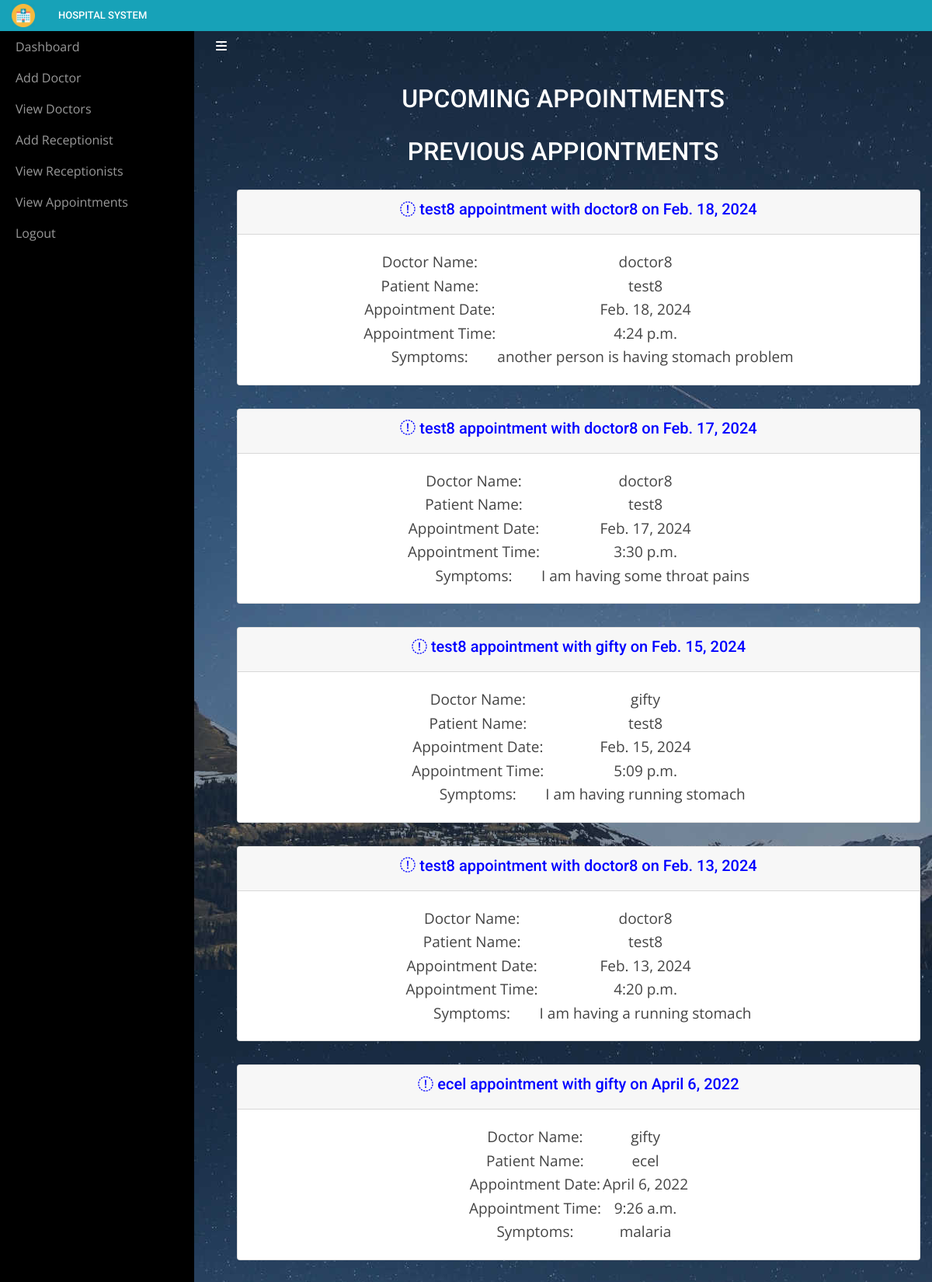
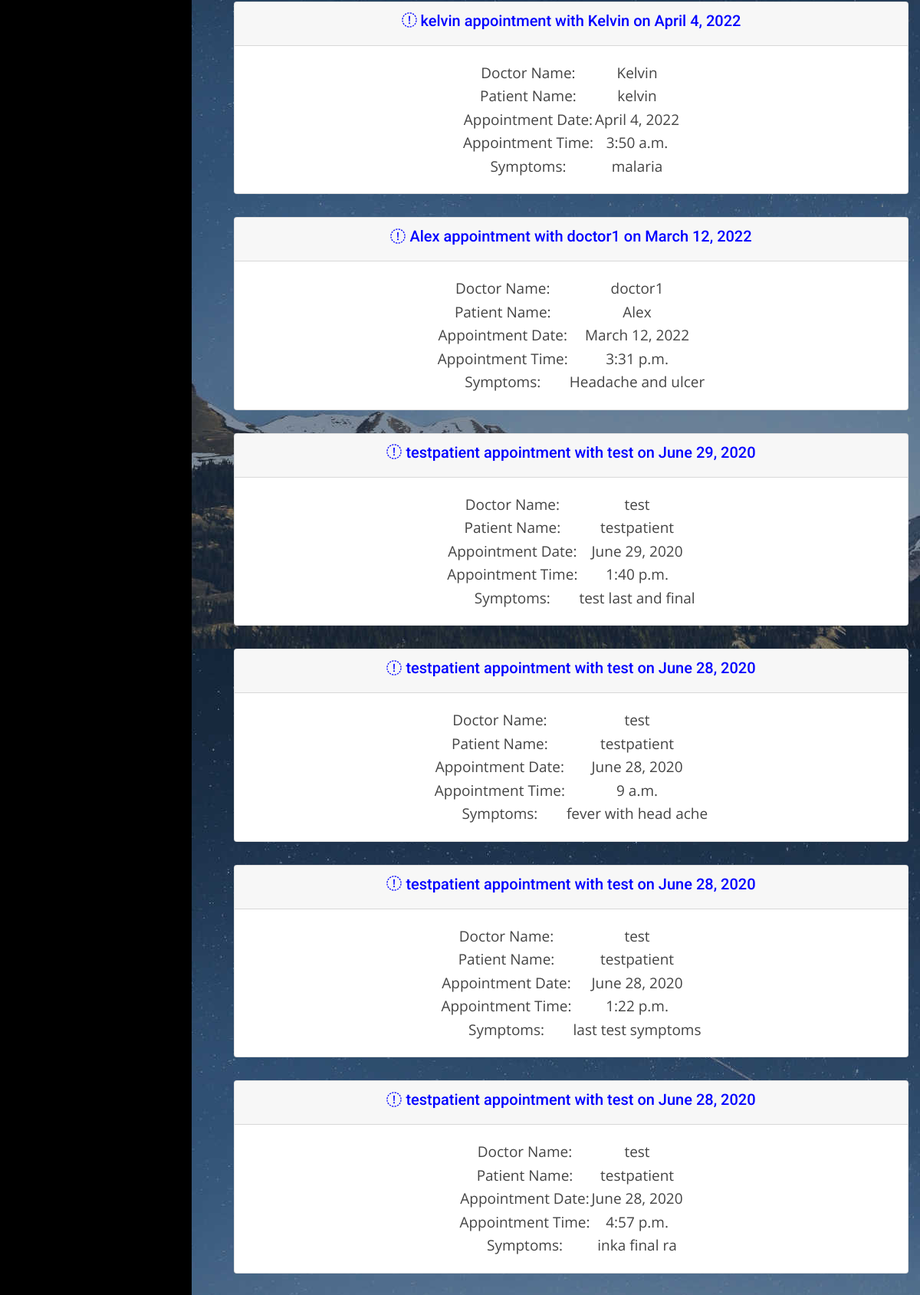
/adminviewAppointment/ (signed in, upper part), run on the app's committed database (2 pictures, top to bottom).
### sitehandler/models.py (models this page shows, shortened)
class Appointment(models.Model):
	doctorname = models.CharField(max_length=50)
	doctoremail = models.EmailField(max_length=50)
	patientname = models.CharField(max_length=50)
	patientemail = models.EmailField(max_length=50)
	appointmentdate = models.DateField(max_length=10)
	appointmenttime = models.TimeField(max_length=10)
	symptoms = models.CharField(max_length=100)
	status = models.BooleanField()
	prescription = models.CharField(max_length=200)

### sitehandler/views.py (the view)
# urls.py: path('adminviewAppointment/',adminviewAppointment,name='adminviewAppointment'),
def adminviewAppointment(request):
    if not request.user.is_staff:
        return redirect('login_admin')
    upcomming_appointments = Appointment.objects.filter(
        appointmentdate__gte=timezone.now(), status=True).order_by('appointmentdate')
    previous_appointments = Appointment.objects.filter(appointmentdate__lt=timezone.now()).order_by(
        '-appointmentdate') | Appointment.objects.filter(status=False).order_by('-appointmentdate')
    d = {"upcomming_appointments": upcomming_appointments,
         "previous_appointments": previous_appointments}
    return render(request, 'adminviewappointments.html', d)

### sitehandler/templates/adminviewappointments.html (shortened to what this page needs)
<!DOCTYPE html>
<html>
<head>
    {% include 'include.html' %}
    {% load static %}
</head>
<body style="background-image: url(&quot;{% static 'img/star-sky.jpg' %}&quot;);">
    {% include 'adminnav.html' %}
    <div id="wrapper">
        {% include 'admin_include.html' %}
        <div class="page-content-wrapper">
            <div class="container-fluid"><a class="btn btn-link" role="button" id="menu-toggle" href="#menu-toggle" style="color: white;"><i class="fa fa-bars"></i></a>
                <h2 class="text-center" style="color: white;">UPCOMING APPOINTMENTS</h2>
                <h2 class="text-center" style="color: white;">PREVIOUS APPIONTMENTS</h2>
                <div class="text-center" role="tablist" id="accordion-2">
                    {% for j in previous_appointments %}
                    <ul class = "collapsible popout text-center" data-collapsible = "accordion">
                        <li class="card">
                            <div class = "card-header collapsible-header">
                                <h5 style="color:blue;"><a><i class="fa fa-calendar-check-o"></i>  {{ j.patientname }} appointment with {{ j.doctorname }} on {{j.appointmentdate}}</a></h5>
                            </div>
                            <div class = "card-body collapsible-body">
                                <table align="center" class="card-text" style="font-size: 19px;">
                                    <tr>
                                        <td>Doctor Name:</td>
                                        <td>{{j.doctorname}}</td>
                                    </tr>
                                    <tr>
                                        <td>Patient Name:</td>
                                        <td>{{j.patientname}}</td>
                                    </tr>
                                    <tr>
                                        <td>Appointment Date:</td>
                                        <td>{{j.appointmentdate}}</td>
                                    </tr>
                                    <tr>
                                        <td>Appointment Time:</td>
                                        <td>{{j.appointmenttime}}</td>
                                    </tr>
                                    <tr>
                                        <td>Symptoms:</td>
                                        <td>{{j.symptoms}}</td>
                                    </tr>
                                </table>
                            </div>
                        </li>
                    </ul>
                    {% endfor %}
                </div>
            </div>
        </div>
    </div>
</body>
</html>

### sitehandler/static/css/Sidebar-Menu-1.css (style rules this page uses)
body { overflow-x: hidden; }
#wrapper { padding-left: 0; -webkit-transition: all 0.5s ease; -moz-transition: all 0.5s ease; -o-transition: all 0.5s ease; transition: all 0.5s ease; }
@media (min-width:768px) { #wrapper { padding-left: 250px; } }

### sitehandler/static/css/Sidebar-Menu.css (style rules this page uses)
#wrapper { padding-left: 0; -webkit-transition: all 0.5s ease; -moz-transition: all 0.5s ease; -o-transition: all 0.5s ease; transition: all 0.5s ease; }
@media (min-width:768px) { #wrapper { padding-left: 250px; } }

### sitehandler/static/css/styles.css (style rules this page uses)
.text-center { margin-top: 30px; }

### sitehandler/static/assets/css/style.css (style rules this page uses)
body { font-family: "Open Sans", sans-serif; color: #444444; }
a { color: #3fbbc0; text-decoration: none; }
h1, h2, h3, h4, h5, h6 { font-family: "Roboto", sans-serif; }

### data on the page
Appointment: patientname "test8", doctorname "doctor8", appointmentdate "Feb. 18, 2024", appointmenttime "4:24 p.m.", symptoms "another person is having stomach problem"
Appointment: patientname "test8", doctorname "doctor8", appointmentdate "Feb. 17, 2024", appointmenttime "3:30 p.m.", symptoms "I am having some throat pains"
Appointment: patientname "test8", doctorname "gifty", appointmentdate "Feb. 15, 2024", appointmenttime "5:09 p.m.", symptoms "I am having running stomach"
Appointment: patientname "test8", doctorname "doctor8", appointmentdate "Feb. 13, 2024", appointmenttime "4:20 p.m.", symptoms "I am having a running stomach"
Appointment: patientname "ecel", doctorname "gifty", appointmentdate "April 6, 2022", appointmenttime "9:26 a.m.", symptoms "malaria"
Appointment: patientname "kelvin", doctorname "Kelvin", appointmentdate "April 4, 2022", appointmenttime "3:50 a.m.", symptoms "malaria"
Appointment: patientname "Alex", doctorname "doctor1", appointmentdate "March 12, 2022", appointmenttime "3:31 p.m.", symptoms "Headache and ulcer"
Appointment: patientname "testpatient", doctorname "test", appointmentdate "June 29, 2020", appointmenttime "1:40 p.m.", symptoms "test last and final"
Appointment: patientname "testpatient", doctorname "test", appointmentdate "June 28, 2020", appointmenttime "9 a.m.", symptoms "fever with head ache"
Appointment: patientname "testpatient", doctorname "test", appointmentdate "June 28, 2020", appointmenttime "1:22 p.m.", symptoms "last test symptoms"
Appointment: patientname "testpatient", doctorname "test", appointmentdate "June 28, 2020", appointmenttime "4:57 p.m.", symptoms "inka final ra"
